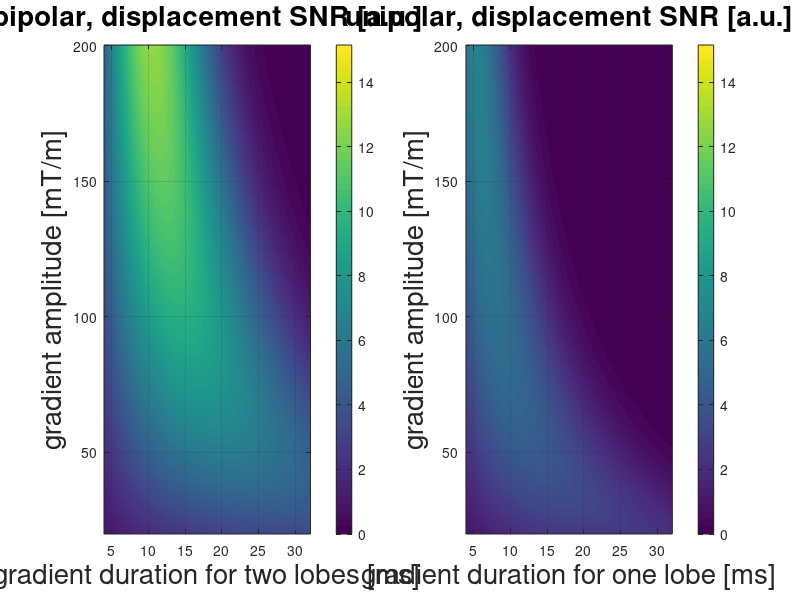

Reproduce this figure in MATLAB.
% Optimization of Encoding Gradients for MR-ARFI
% Author: Shota Hodono
% Date: Sep 2026
% fixed bug: Oct 2026

clear all
clc
% =========================================================================
%% your scanner
% =========================================================================

Gmax_yoursystem  = 200; %[mT/m]
Smax_yoursystem  = 200; %[T/m/s]


% =========================================================================
%% constants
% =========================================================================
SNR   = 20;                  % [a.u.]
gamma = 2*pi*42.577*10^6;    % [rad Hz/T]
d     = 1e-6;                % displacement [m]
ADC   = 0.7e-3 * 1e-6;       % gray matter diffusion coefficient, [m^2/s]
T2    = 80e-3;               % 80ms; T2 for gray matter at 3T [s]

Gmax = Gmax_yoursystem; %[mT/m]
Gmin = 20; %[mT/m]
S    = Smax_yoursystem; %[T/m/s]

c1   = 4e-3; % from center of excitation to start of gradient
c2   = 6e-3; % time between end of 1st lobe and start of 2nd lobe
c3   = 4e-3; % time between end of 2nd lobe to TE


% ===========================================================================
SNR_base = 5.9723; % normalization factor from following parameters 
                   % obtained with Gmax 45mT/m and S = 200T/m/s bipolar
% 
% ===========================================================================
% SNR   = 20;                  % [a.u.]
% gamma = 2*pi*42.577*10^6;    % [rad Hz/T]
% d     = 1e-6;                % displacement [m]
% ADC   = 0.7e-3 * 1e-6;       % 0.7: gray matter diffusion coefficient, [m^2/s]
% T2    = 80e-3;               % T2 for gray matter at 3T [s]
% c1   = 4e-3; % from center of excitation to start of gradient
% c2   = 6e-3; % time between end of 1st lobe and start of 2nd lobe
% c3   = 4e-3; % time between end of 2nd lobe to TE
% ===========================================================================

%%
G_vec = (Gmin:0.5:Gmax)*1e-3;
t_vec = (4:.1:32)*1e-3; % total gradient duration (small delta + ramp)

% =========================================================================
%% biipolar
% =========================================================================
   
A0         = sqrt(2)*SNR*d;
for gg = 1:size(G_vec,2)
for tt = 1:size(t_vec,2)    
    G0         = G_vec(gg);
    r          = G0/S;    
    t_MEG      = t_vec(tt);
    if t_MEG/2 < 2*r 
        % triangle: G0 is not reached, slew-rate limited
        shape   = 'triangle';
        G_eff   = S*t_MEG/4;      % actual peak
        r_eff   = t_MEG/4;        % ramp = half of one lobe
        delta_b = r_eff;          % small delta = flat top + r, flat top = 0        
    else
        % trapezoid
        shape   = 'trapezoid';
        G_eff   = G0;
        r_eff   = r;
        delta_b = t_MEG/2 - r;
    end
        
    area_lobe = 2*G_eff*delta_b;

    b_val      = gamma^2*G_eff^2  * (4/3*delta_b^3 + 2*delta_b^2*r - 1/3*delta_b*r^2 + 1/15*r^3);
    TE         = c1 + c2 + c3 + 2*t_MEG;
    A2         = exp(-TE/T2);
    
    Sbp(gg,tt) = A0 * 2*gamma*area_lobe*exp(-b_val*ADC)*A2;
    
end
end

% =========================================================================
%% uniipolar
% =========================================================================

for gg = 1:size(G_vec,2)
for tt = 1:size(t_vec,2)
    G0         = G_vec(gg);
    r          = G0/S;    
    t_MEG      = t_vec(tt);
    if t_MEG < 2*r 
        r_eff   = t_MEG/2;
        G_eff   = S*r_eff;      % actual peak
        delta_u = r_eff;        % flat top = 0
    else
        % trapezoid
        r_eff   = r;
        G_eff   = G0;
        delta_u = t_MEG - r;    % flat top + r
    end
    Delta      = t_MEG + c2;
    area_lobe  = G_eff*delta_u;
    
    b_val      = gamma^2*G_eff^2 * delta_u^2* (Delta - 1/3*delta_u - 1/6*r^2/delta_u + 1/30*r^3/delta_u^2);
    TE         = c1 + c2 + c3 + 2*t_MEG;
    A2         = exp(-TE/T2);


    Suni(gg,tt) = A0 * 2*gamma*area_lobe*exp(-b_val*ADC)*A2;

end
end


% =========================================================================
%% results
% =========================================================================
disp('==================================================================')

if max(Sbp(:)) > max(Suni(:))
    disp(['use bipolar'])
    disp(['gradient shape: ', shape])
    Smax = max(Sbp(:));
else
    disp(['use unipolar'])
    Smax = max(Suni(:));
end
% Find the maximum value and its linear index
[maxVal, linearIdx] = max(Sbp(:));

% Convert linear index to row and column indices
[rowIdx, colIdx] = ind2sub(size(Sbp), linearIdx);

disp('optimal parameters')

if max(Sbp(:)) > max(Suni(:))
    disp(['G0       = ',num2str(1e3*G_vec(rowIdx)),' mT/m'])
    disp(['S        = ',num2str(Smax_yoursystem),' m/T/s'])
    disp(['t_MEG    = ',num2str(1e3*t_vec(colIdx)),' ms '])
    disp(['delta_bi = ',num2str(1e3*(t_vec(colIdx)/2 - G_vec(rowIdx)/Smax_yoursystem )),' ms '])
    disp([''])
    disp(['*** t_MEG is a total duration of two gradient lobes ***'])
else
    disp(['G0        = ',num2str(1e3*G_vec(rowIdx)),'mT/m'])
    disp(['S         = ',num2str(Smax_yoursystem),' m/T/s'])
    disp(['t_MEG     = ',num2str(1e3*t_vec(colIdx)),' ms '])
    disp(['delta_uni = ',num2str(1e3*(t_vec(colIdx) - G_vec(rowIdx)/Smax_yoursystem )),' ms '])
end
    
disp('==================================================================')

Gain = Smax / SNR_base;

disp(['relative gain vs (bipolar:G45mT/m S 200m/T/s )= ', num2str(Gain)])

% =========================================================================
%% plot
% =========================================================================
limMax = 1.2*max(Sbp(:));
figure
subplot(121)
imagesc(1e3*t_vec,(1e3*G_vec),(Sbp),[ 0 limMax])
hold on
set(gca,'YDir','normal') 
xlabel('gradient duration for two lobes [ms]','fontsize',20)
ylabel('gradient amplitude [mT/m]','fontsize',20)
title('bipolar, displacement SNR [a.u.]','fontsize',20)
grid on
colorbar
subplot(122)
imagesc(1e3*t_vec,(1e3*G_vec),(Suni),[ 0 limMax])
hold on
set(gca,'YDir','normal') 
xlabel('gradient duration for one lobe [ms]','fontsize',20)
ylabel('gradient amplitude [mT/m]','fontsize',20)
title('unipolar, displacement SNR [a.u.]','fontsize',20)
colorbar
grid on
